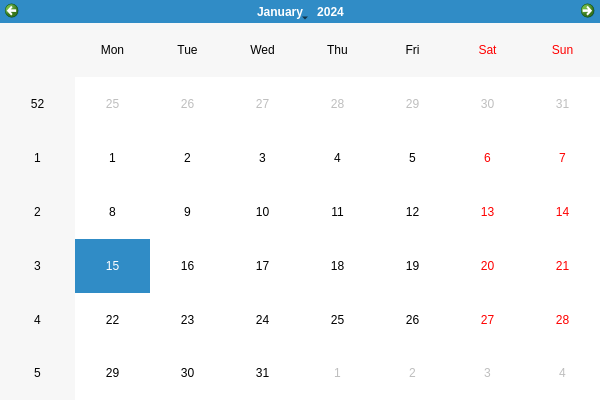
<?xml version="1.0" encoding="UTF-8"?>
<ui version="4.0">
 <class>WidgetClass</class>
 <widget class="QWidget" name="WidgetClass">
  <property name="geometry">
   <rect>
    <x>0</x>
    <y>0</y>
    <width>600</width>
    <height>400</height>
   </rect>
  </property>
  <property name="windowTitle">
   <string>Widget</string>
  </property>
  <layout class="QVBoxLayout" name="verticalLayout_2" stretch="0,1">
   <property name="leftMargin">
    <number>0</number>
   </property>
   <property name="topMargin">
    <number>0</number>
   </property>
   <property name="rightMargin">
    <number>0</number>
   </property>
   <property name="bottomMargin">
    <number>0</number>
   </property>
   <item>
    <layout class="QHBoxLayout" name="titlebarLayout"/>
   </item>
   <item>
    <layout class="QVBoxLayout" name="verticalLayout">
     <item>
      <widget class="QCalendarWidget" name="calendarWidget"/>
     </item>
    </layout>
   </item>
  </layout>
 </widget>
 <layoutdefault spacing="6" margin="11"/>
 <resources/>
 <connections/>
</ui>
